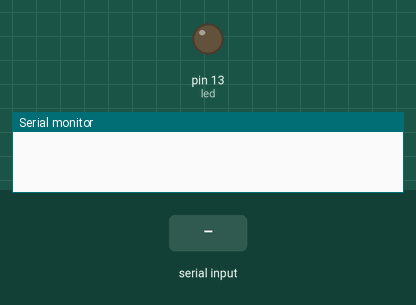
This sketch was run on a simulated Arduino Uno, built with avr-gcc and run on an emulated ATmega328P. Shown: output pins drawn as LEDs (lit = HIGH), the last lines printed to the serial monitor. Inputs (shaded band) come from the test bench.

Above: at 1.2 s.
1.3 s: "V" received over Serial
At 2.5 s:
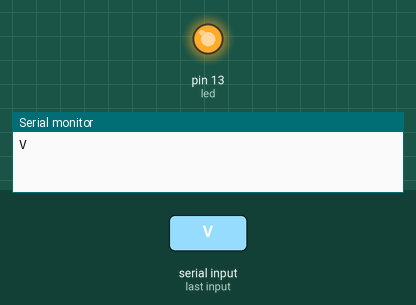
2.8 s: "v" received over Serial
At 3.9 s:
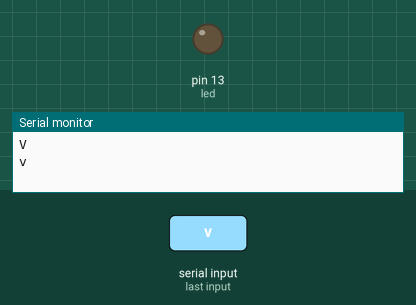
Timing chart, 0 to 5.8 s (numbered marks = the images above; inputs shaded):
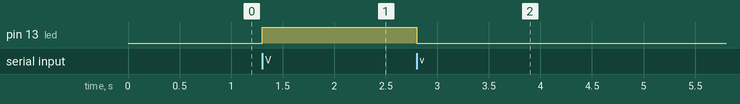

Measured:
- after the input at 1.3 s, pin 13 (led): LOW → HIGH at once
- after the input at 2.8 s, pin 13 (led): HIGH → LOW at once

The sketch:

bluetooth_trial.ino
```cpp
char value;
int led = 13;
void setup() {
 Serial.begin(9600);
 pinMode(led,OUTPUT);
}

void loop() {
  while(Serial.available()>0){

  value=Serial.read();
  Serial.println(value);
  if(value=='V')
  digitalWrite(led,HIGH);
  if(value=='v')
  digitalWrite(led,LOW);
  }

}
```
